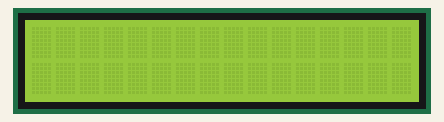
The sketch below on a simulated Arduino Uno, built with avr-gcc and run on an emulated ATmega328P. Parts: 16×2 character LCD.

Above: at 0.1 s.
At 0.6 s:
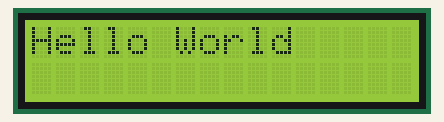

Measured:
- what the display in image 1 shows lasts 2.0 s, from 0.6 s to 2.6 s

The sketch:

Hardware13.ino
```cpp
#include <LiquidCrystal.h>
const int rs = 12, en = 11, d4 = 5, d5 = 4, d6 = 3, d7 = 2;
LiquidCrystal lcd(rs, en, d4, d5, d6, d7);
void setup()
{
  lcd.begin(16, 2);
  lcd.setCursor(0,0);
  lcd.print("Hello World");
}
void loop() {
  lcd.noDisplay();
  delay(500);
  lcd.display();
  delay(2000);
}
```
